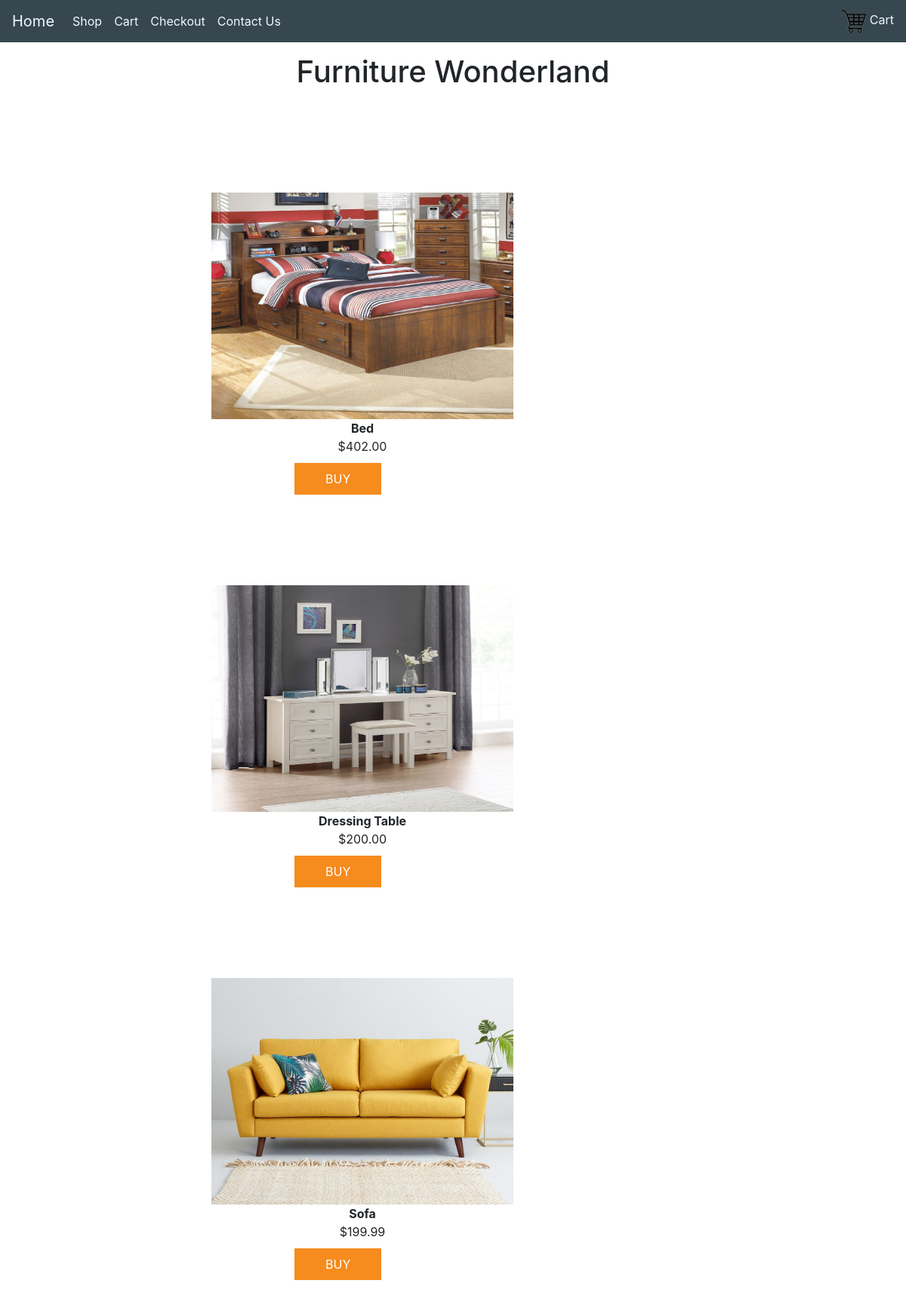
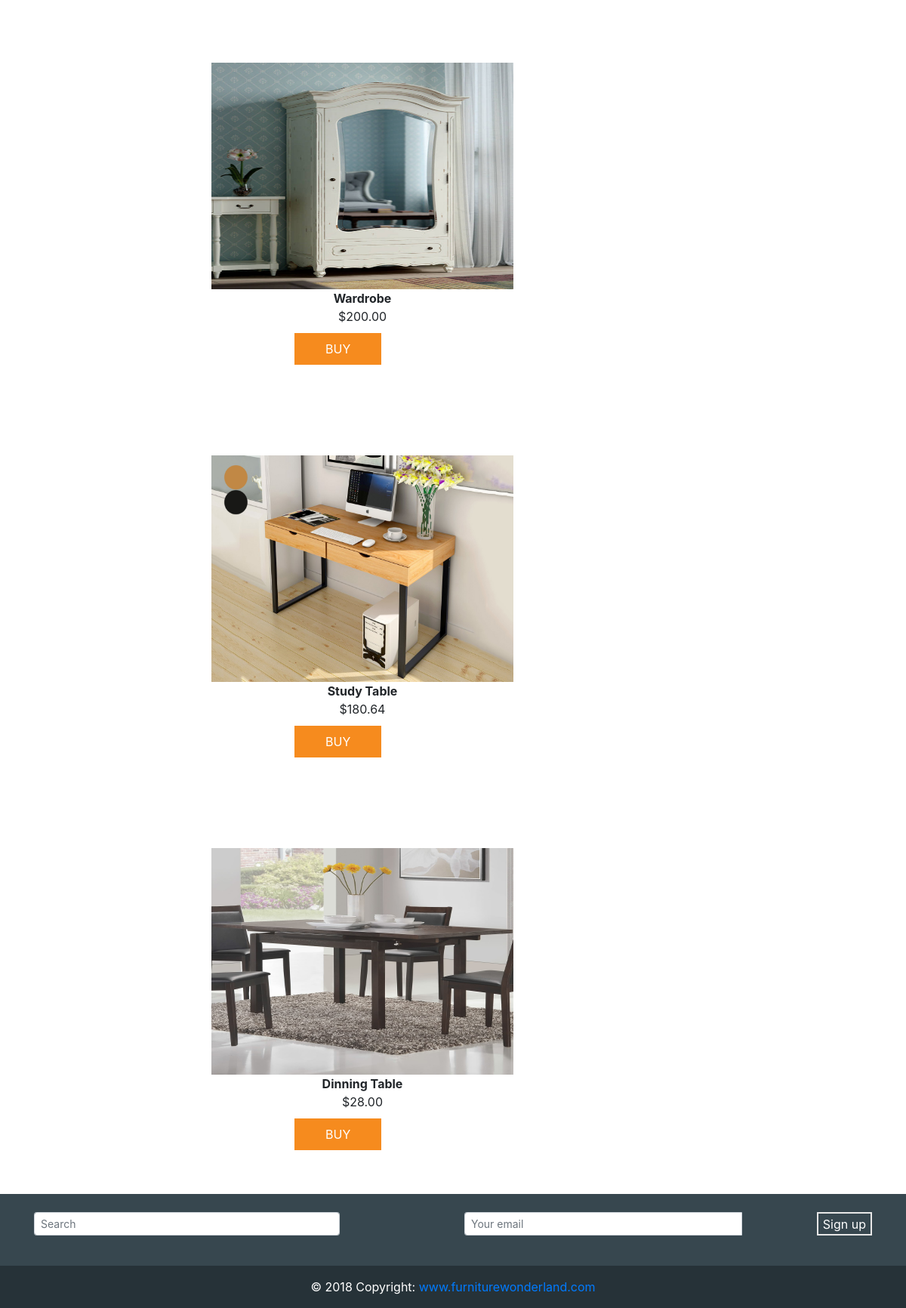
The page /inventory.php on the database its author committed (2 pictures, top to bottom).
### tables this page shows
CREATE TABLE `products` (
  `id` int(11) NOT NULL,
  `name` varchar(250) NOT NULL,
  `code` varchar(100) NOT NULL,
  `price` double(9,2) NOT NULL,
  `image` varchar(250) NOT NULL
);

### inventory.php (the view, shortened to what this page needs)
<?php
include('db.php');
?>
<html>
<head>
<link rel='stylesheet' href='css/stylenew.css' type='text/css' media='all' />
          <link rel="stylesheet" href="https://maxcdn.bootstrapcdn.com/bootstrap/4.3.1/css/bootstrap.min.css">
</head>
<body>
      <nav id='navb' class="navbar navbar-expand-lg navbar-light  sticky-top">
        <a id="hom" class="navbar-brand" href="index.php">Home</a>
        <div class="collapse navbar-collapse" id="navbarNavDropdown">
            <ul class="navbar-nav">
                <li class="nav-item active">
                    <a id="hom" class="nav-link" href="inventory.php">Shop<span class="sr-only">(current)</span></a>
                </li>
                <li class="nav-item">
                    <a id="hom" class="nav-link" href="cart.php"> Cart</a>
                </li>
                <li class="nav-item">
                    <a id="hom" class="nav-link" href="checkout.php">Checkout</a>
                </li>
                <li class="nav-item">
                    <a id="hom" class="nav-link" href="contact.php">Contact Us</a>
                </li>
            </ul>
        </div>
	    <div class="cart_div">
             <a href="cart.php" id="cart"><img class='img-responsive' src="cart-icon.png" /> Cart<span>
                <?php $cart_count=''; echo $cart_count; ?></span></a>
        </div> </nav>
          <h1 style="padding-top:15px; text-align:center; padding-bottom:0px; margin-top:0px; margin-bottom:0px;"> Furniture Wonderland</h1>
<div>
<?php
$result = mysqli_query($con,"SELECT * FROM `products`");
while($row = mysqli_fetch_assoc($result)){
		echo "<form method='post' action=''>
              <div class='product_wrapper'>
			  <input type='hidden' name='code' value=".$row['code']." />
			  <div ><img src='".$row['image']."' height=300px width=400px/></div>
			  <div class='name'>".$row['name']."</div>
		   	  <div class='price'>$".$row['price']."</div>
			  <button type='submit' class='buy'>Buy </button>
			  </form>
		   	  </div>";
        }
?>
<br /><br />
</body>
    <footer id='foote' class="page-footer font-small special-color-dark pt-4">
  <div class="container">
    <div class="row">
      <div class="col-md-6 mb-4">
        <form class="form-inline">
          <input class="form-control form-control-sm mr-3 w-75" type="text" placeholder="Search"
            aria-label="Search">
        </form>
      </div>
      <div class="col-md-6 mb-4">
        <form class="input-group">
          <input type="text" class="form-control form-control-sm" placeholder="Your email"
            aria-label="Your email" aria-describedby="basic-addon2">
          <div class="input-group-append">
            <button id='btn-sign' class="" type="button">Sign up</button>
          </div>
        </form>
      </div>
    </div>
  </div>
  <div id='copyright' class="footer-copyright text-center py-3">© 2018 Copyright:
    <a href="https://mdbootstrap.com/education/bootstrap/"> www.furniturewonderland.com</a>
  </div>
</footer>
</html>

### css/stylenew.css (style rules this page uses)
#cart { color: aliceblue; }
.input-group-append { padding-left: 100px; }
#copyright { background-color: #263238; color: white; }
#btn-sign { background-color: #37474F; color: white; border: 2px solid #e7e7e7; }
#foote { background-color: #37474F; }
.name { font-weight:bold; text-align: center; }
.price { text-align: center; }
.buy { text-transform: uppercase; background: #F68B1E; border: 1px solid #F68B1E; cursor: pointer; color: #fff; padding: 8px 40px; margin-top: 10px; margin-left: 110px; display: flex; justify-content: center; }
.product_wrapper { float:right; padding-right: 520px; padding-top: 120px; }
#navb { background-color: #37474F; color: aliceblue; text-emphasis-color: aliceblue; }
#hom { color: aliceblue; }
.container { width: 100%; padding-right: 15px; padding-left: 15px; margin-right: auto; margin-left: auto; }

### rows shown on the page
products: image (picture), name "Bed", price "402.00"
products: image (picture), name "Dressing Table", price "200.00"
products: image (picture), name "Sofa", price "199.99"
products: image (picture), name "Wardrobe", price "200.00"
products: image (picture), name "Study Table", price "180.64"
products: image (picture), name "Dinning Table", price "28.00"
